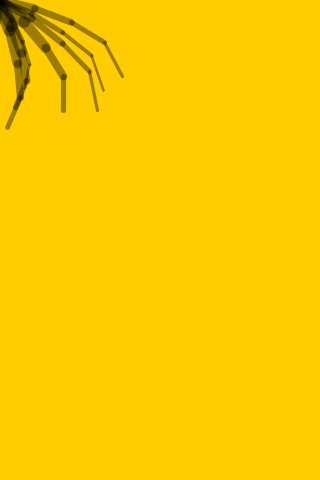
Frame 1 (no input)
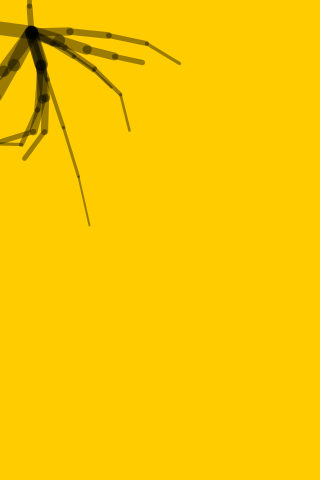
Frame 60 (the mouse pressed at the canvas centre just before this capture)
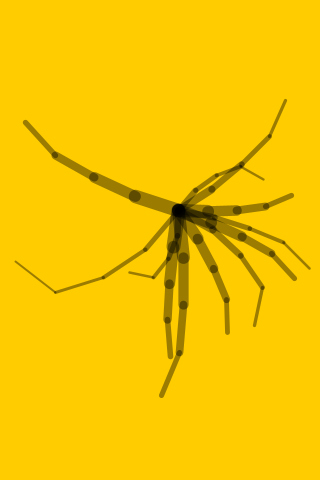
Frame 120 (the mouse held since frame 60 and released just before this capture)

The Processing sketch that drew these frames (run headless with seeded random() and noise(); from frame 60 on, the mouse is pressed at the canvas centre):

// Processing sketch: site
// ── site.pde
Tbody body;


int numSegment = 4;
int numOfArms = 12;
float SegWeightPor = 1.9f;
float radius = 0.0f;
float easing = 0.05f;
float x, y;
float targetX, targetY;
float pi = 0;
float airX = 0.0;
float airY = 0.0;

float [] rotation = new float[numOfArms];
float [] angleRadius = new float[numOfArms];
float [] angleSegment= new float[numOfArms];
float [] angleSpeed = new float[numOfArms];
float [] angle = new float[numOfArms];
float [] WeightSegment = new float[numOfArms];
float [] segLength = new float[numOfArms];
float angleSpeedTouchDelay = 0.00;
float angleSpeedTouch = 0.00;

float angleRadiusTouchDelay = 0.00;
float angleRadiusTouch = 0.00;

float WeightSegmentTouchDelay = 0.00;
float WeightSegmentTouch = 0.00;

float segLengthTouchDelay = 0.00;
float segLengthTouch = 0.00;

void setup() {
  //size(screenWidth, screenHeight);
  size(320, 480);
  frameRate(30);
  //smooth(); 
  stroke(0, 100);
  
  for(int i=0; i<numOfArms; i++) {
    rotation[i] = random(0, 360);
    angleRadius[i] = random(0.4, 1.3);
    angleSpeed[i] = random(0.02, 0.14);
    angleSegment[i] = random(0.09, 1.6);
    WeightSegment[i] = random(1.4, 6.3);
    segLength[i] = random(30, 70);
  } 
  
}


boolean touched = false;

void mouseReleased() {
  angleSpeedTouch =  random(-2.0, 2.0);
  angleRadiusTouch =  random(-3.0, 3.0);
  WeightSegmentTouch =  random(3.0, 8.0);
  segLengthTouch = random(-20, -50);
  touched = true;
}

void draw() {
  background(#ffcc00);

  println("Delay:" + floor(WeightSegmentTouchDelay*1000));
  println("Value:" + floor(WeightSegmentTouch*1000));
  
  if (floor(WeightSegmentTouchDelay*10) == floor(WeightSegmentTouch*10)) {
    touched = false;    
  }
  

  
  if (touched == true) {
    angleSpeedTouchDelay = (angleSpeedTouchDelay) + (angleSpeedTouch - angleSpeedTouchDelay)/8;
    angleRadiusTouchDelay = (angleRadiusTouchDelay) + (angleRadiusTouch - angleRadiusTouchDelay)/6;
    WeightSegmentTouchDelay = WeightSegmentTouchDelay + (WeightSegmentTouch - WeightSegmentTouchDelay)/10;
    segLengthTouchDelay = segLengthTouchDelay + (segLengthTouch - segLengthTouchDelay)/8;
  } else {
    angleSpeedTouchDelay = angleSpeedTouchDelay - angleSpeedTouchDelay/10;
    angleRadiusTouchDelay = angleRadiusTouchDelay - angleRadiusTouchDelay/10;
    WeightSegmentTouchDelay = WeightSegmentTouchDelay - WeightSegmentTouchDelay/10;
    segLengthTouchDelay = segLengthTouchDelay - segLengthTouchDelay/10;
  }
  
  
  
  for(int i=0; i<numOfArms; i++) {
    angle[i] = angle[i] + angleSpeed[i];
  }
  
  targetX = mouseX;
  float dx = targetX - x;
  float nX = noise(pi/10)*cos(noise(pi/10)*((width/2 - noise(pi/50)*(width))/10));
  airX += easing;
  x += dx * easing + nX*10.2;
  
  targetY = mouseY;
  float dy = targetY - y;
  float nY = noise(pi/10)*sin(noise(pi/10)*((height/2 - noise(pi/50)*(height))/10));
  airY += easing;  
  y += dy * easing + nY*10.2;
  
  body = new Tbody(x, y, noise(pi/500)*((dx*dy*easing)/1000));
  //+ noise(pi/10)*2)
  
  pi++;
  
}






///////////////////////////////////////////////////////////
class Tbody {
  Arm arms;  
   
  Tbody(float x, float y, float rotator) {

    
    translate(x, y);
    rotate(rotator);
    scale(0.8);
    //
    for(int i=0; i<numOfArms; i++) {
      radius = angleRadius[i] * sin(angle[i]) + noise(angleRadiusTouchDelay);
      arms = new Arm(radius  ,   WeightSegment[i]+random(noise(WeightSegmentTouchDelay), (WeightSegmentTouchDelay))   ,   segLength[i]+random(floor(segLengthTouchDelay), ceil(segLengthTouchDelay)));
      rotate(rotation[i]);
      
      //rotate(PI/(numOfArms/2));
      //rotate(random(PI));
    }
    
  }
}


class Arm {

  Arm(float angleSeg, float WeightSeg, float LengthSeg) {   
      pushMatrix();
      for(int i=0; i<numSegment; i++) {
        if(i>0) {
          segment(LengthSeg, 0, angleSeg*angleSegment[i]+angleSpeedTouchDelay, ((numSegment+1)*WeightSeg)-i*WeightSeg, LengthSeg);
        } else {
          segment(0, 0, angleSeg, (numSegment+1)*WeightSeg, LengthSeg); 
        }
      }
      popMatrix();
  }
  
  void segment(float x, float y, float a, float Weight, float LengthSeg) {
      translate(x, y);
      rotate(a);
      strokeWeight(Weight/SegWeightPor);
      line(0, 0, LengthSeg, 0);
  }
  
  
}
